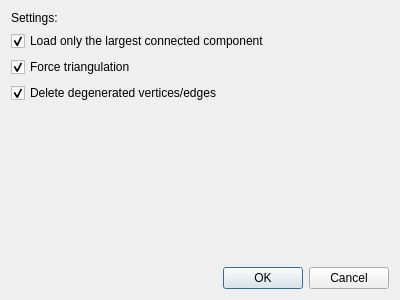
<?xml version="1.0" encoding="UTF-8"?>
<ui version="4.0">
 <class>ImportShapeDialog</class>
 <widget class="QDialog" name="ImportShapeDialog">
  <property name="geometry">
   <rect>
    <x>0</x>
    <y>0</y>
    <width>400</width>
    <height>300</height>
   </rect>
  </property>
  <property name="windowTitle">
   <string>Import Shape</string>
  </property>
  <layout class="QVBoxLayout" name="verticalLayout_2">
   <item>
    <layout class="QVBoxLayout" name="verticalLayout">
     <property name="spacing">
      <number>-1</number>
     </property>
     <property name="topMargin">
      <number>0</number>
     </property>
     <item>
      <widget class="QLabel" name="label">
       <property name="text">
        <string>Settings:</string>
       </property>
      </widget>
     </item>
     <item>
      <widget class="QCheckBox" name="checkLargestComponent">
       <property name="text">
        <string>Load only the largest connected component</string>
       </property>
       <property name="checked">
        <bool>true</bool>
       </property>
      </widget>
     </item>
     <item>
      <widget class="QCheckBox" name="checkTriangulation">
       <property name="text">
        <string>Force triangulation</string>
       </property>
       <property name="checked">
        <bool>true</bool>
       </property>
      </widget>
     </item>
     <item>
      <widget class="QCheckBox" name="checkDegeneratedElements">
       <property name="text">
        <string>Delete degenerated vertices/edges</string>
       </property>
       <property name="checked">
        <bool>true</bool>
       </property>
      </widget>
     </item>
     <item>
      <spacer name="verticalSpacer">
       <property name="orientation">
        <enum>Qt::Vertical</enum>
       </property>
       <property name="sizeHint" stdset="0">
        <size>
         <width>20</width>
         <height>40</height>
        </size>
       </property>
      </spacer>
     </item>
    </layout>
   </item>
   <item>
    <widget class="QDialogButtonBox" name="buttonBox">
     <property name="orientation">
      <enum>Qt::Horizontal</enum>
     </property>
     <property name="standardButtons">
      <set>QDialogButtonBox::Cancel|QDialogButtonBox::Ok</set>
     </property>
    </widget>
   </item>
  </layout>
 </widget>
 <resources/>
 <connections>
  <connection>
   <sender>buttonBox</sender>
   <signal>accepted()</signal>
   <receiver>ImportShapeDialog</receiver>
   <slot>accept()</slot>
   <hints>
    <hint type="sourcelabel">
     <x>248</x>
     <y>254</y>
    </hint>
    <hint type="destinationlabel">
     <x>157</x>
     <y>274</y>
    </hint>
   </hints>
  </connection>
  <connection>
   <sender>buttonBox</sender>
   <signal>rejected()</signal>
   <receiver>ImportShapeDialog</receiver>
   <slot>reject()</slot>
   <hints>
    <hint type="sourcelabel">
     <x>316</x>
     <y>260</y>
    </hint>
    <hint type="destinationlabel">
     <x>286</x>
     <y>274</y>
    </hint>
   </hints>
  </connection>
 </connections>
</ui>
